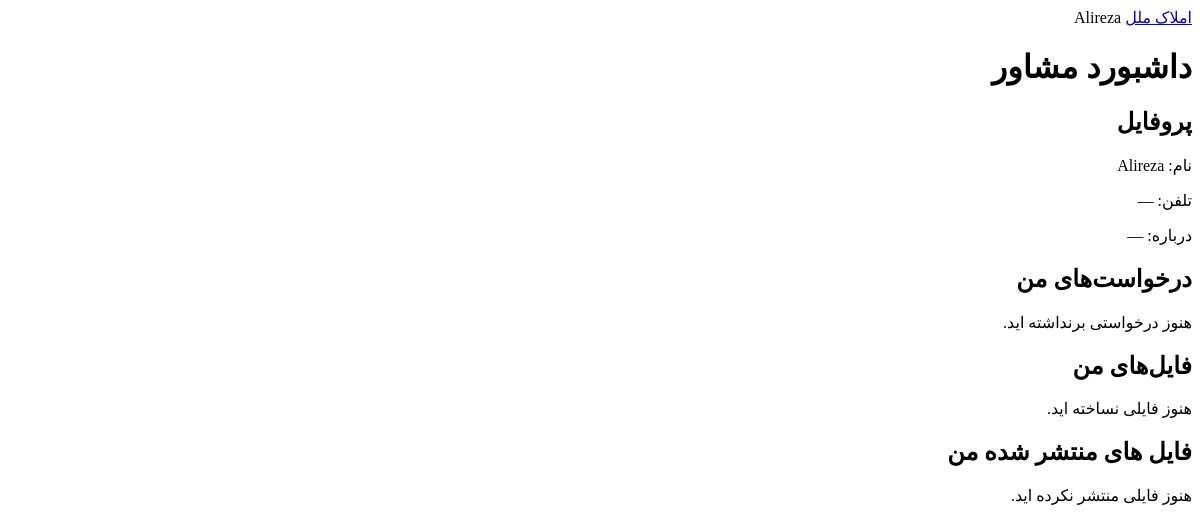
Page /consultants/dashboard/ (signed in) on the earlier database version.
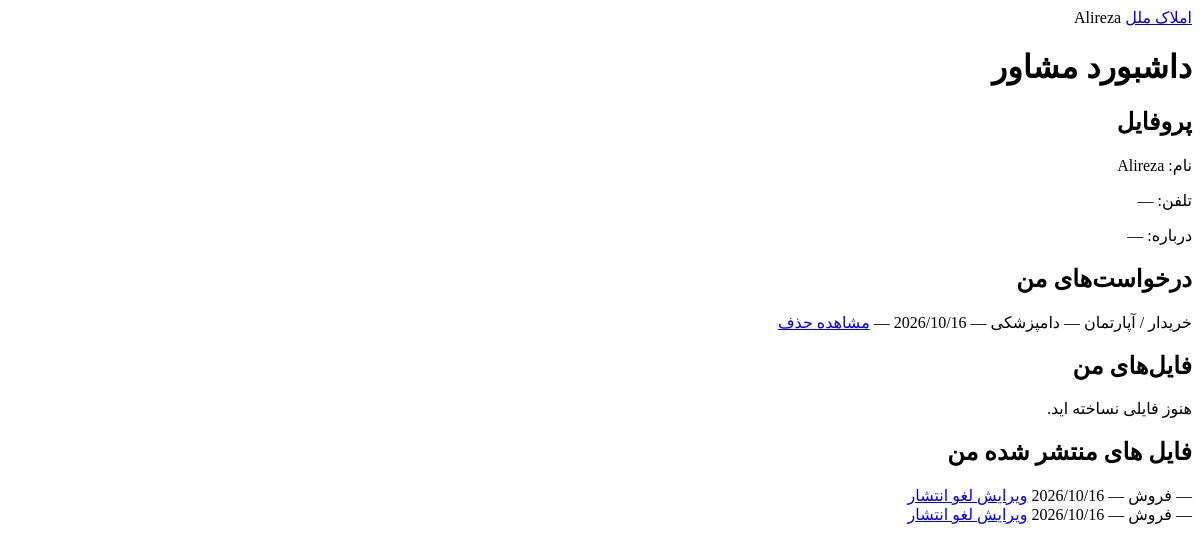
Same page on the later database version.
### consultants/models.py (models this page shows, shortened)
class ConsultantRequest(models.Model):
    consultant = models.ForeignKey(
        settings.AUTH_USER_MODEL,
        on_delete=models.CASCADE,
        related_name="taken_requests",
    )
    content_type = models.ForeignKey(ContentType, on_delete=models.CASCADE)
    object_id = models.PositiveIntegerField()
    request = GenericForeignKey("content_type", "object_id")
    taken_at = models.DateTimeField(auto_now_add=True)
    class Meta:
        unique_together = ("consultant", "content_type", "object_id")
        ordering = ["-taken_at"]

class Filing(models.Model):
    consultant = models.ForeignKey(
        settings.AUTH_USER_MODEL,
        on_delete=models.PROTECT,
        related_name="listings"
    )
    source_request_ct = models.ForeignKey(
        ContentType,
        on_delete=models.SET_NULL,
        null=True,
        blank=True
    )
    source_request_id = models.PositiveIntegerField(null=True, blank=True)
    source_request = GenericForeignKey("source_request_ct", "source_request_id")
    property_type = models.CharField(max_length=20, choices=PROPERTY_TYPE_CHOICES)
    listing_type = models.CharField(max_length=20, choices=LISTING_TYPE_CHOICES)
    district = models.ForeignKey(District, on_delete=models.PROTECT)
    address = models.CharField(max_length=200, blank=True)
    area = models.PositiveIntegerField()
    total_floors = models.PositiveSmallIntegerField(choices=TOTAL_FLOORS_CHOICES, null=True, blank=True)
    floor = models.SmallIntegerField(choices=FLOOR_CHOICES, null=True, blank=True)
    units_per_floor = models.PositiveSmallIntegerField(choices=UNITS_PER_FLOOR_CHOICES, null=True, blank=True)
    bedrooms = models.PositiveSmallIntegerField(choices=BEDROOM_CHOICES, null=True, blank=True)
    year_built = models.SmallIntegerField(choices=YEAR_BUILT_CHOICES, null=True, blank=True)
    occupancy_status = models.PositiveIntegerField(max_length=20, choices=OCCUPANCY_STATUS_CHOICES, blank=True)
    deed_status = models.PositiveIntegerField(max_length=20, choices=DEED_STATUS_CHOICES, blank=True)
    price = models.BigIntegerField(null=True, blank=True)
    exact_deposit = models.BigIntegerField(null=True, blank=True)
    exact_monthly_rent = models.BigIntegerField(null=True, blank=True)
    is_convertible = models.BooleanField(default=False)
    min_monthly_rent = models.BigIntegerField(null=True, blank=True)
    max_monthly_rent = models.BigIntegerField(null=True, blank=True)
    min_deposit = models.BigIntegerField(null=True, blank=True)
    max_deposit =models.BigIntegerField(null=True, blank=True)
    has_elevator = models.BooleanField(default=False)
    has_balcony = models.BooleanField(default=False)
    has_parking = models.BooleanField(default=False)
    has_storage = models.BooleanField(default=False)
    title = models.CharField(max_length=200)
    description = models.TextField(blank=True)
    picture_1 = models.ImageField(upload_to="media/apartment",blank=True)
    picture_2 = models.ImageField(upload_to="media/apartment", blank=True)
    picture_3 = models.ImageField(upload_to="media/apartment", blank=True)
    picture_4 = models.ImageField(upload_to="media/apartment", blank=True)
    picture_5 = models.ImageField(upload_to="media/apartment", blank=True)
    created_at = models.DateTimeField(auto_now_add=True)
    published_at = models.DateTimeField(null=True, blank=True)
    is_published = models.BooleanField(default=False)
    class Meta:
        ordering = ["-published_at", "-created_at"]

### filing_requests/models.py (models this page shows, shortened)
class BaseRequest(models.Model):
    user = models.ForeignKey(
        settings.AUTH_USER_MODEL,
        on_delete=models.CASCADE,
        related_name="%(class)s_requests"
    )
    user_type = models.CharField(max_length=10, choices=USER_TYPE_CHOICES)
    property_type = models.CharField(max_length=20, choices=PROPERTY_TYPE_CHOICES)
    district = models.ForeignKey(
        "District",
        on_delete=models.PROTECT
    )
    min_price = models.BigIntegerField(blank=True, null=True)
    max_price = models.BigIntegerField(blank=True, null=True)
    exact_price = models.BigIntegerField(blank=True, null=True)
    min_area = models.PositiveIntegerField(blank=True, null=True)
    max_area = models.PositiveIntegerField(blank=True, null=True)
    exact_area = models.PositiveIntegerField(blank=True, null=True)
    created_at = models.DateTimeField(auto_now_add=True)
    updated_at = models.DateTimeField(auto_now=True)
    class Meta:
        abstract = True

class BuyApartmentRequest(BaseRequest):
    bedrooms = models.PositiveSmallIntegerField(choices=BEDROOM_CHOICES, default=1)
    year_built = models.SmallIntegerField(choices=YEAR_BUILT_CHOICES, blank=True, default=1)
    has_elevator = models.BooleanField(default=False)
    has_parking = models.BooleanField(default=False)
    has_storage = models.BooleanField(default=False)
    has_balcony = models.BooleanField(default=False)

class District(models.Model):
    name = models.CharField(max_length=100, unique=True)
    class Meta:
        ordering = ["name"]

### consultants/views.py (the view)
# urls.py: path("dashboard/", views.dashboard, name="dashboard"),
@login_required
@consultant_required
def dashboard(request):
    taken_requests = ConsultantRequest.objects.filter(
        consultant=request.user,
    ).select_related("content_type")
    draft_filings = Filing.objects.filter(
        consultant=request.user,
        is_published=False
    ).order_by("-created_at")
    published_filings = Filing.objects.filter(
        consultant=request.user,
        is_published=True
    ).order_by("-created_at")
    return render(request, "dashboard.html", {
        "takes":taken_requests,
        "draft_filings":draft_filings,
        "published_filings":published_filings
    })

### accounts/permissions.py (called while the page is built)
def is_consultant(user):
    if not user or not user.is_authenticated:
        return False
    return bool(getattr(user, "is_consultant", False))

def consultant_required(view_function):
    @wraps(view_function)
    def wrapper(request, *args, **kwargs):
        if not is_consultant(request.user):
            return PermissionDenied
        return view_function(request ,*args, **kwargs)
    return wrapper

### consultants/templates/dashboard.html (shortened to what this page needs)
{% extends "base.html" %}
{% block page_title %}داشبورد مشاور{% endblock %}
{% block content %}
    <h2>پروفایل</h2>
    <p>نام: {{ user.get_full_name|default:user.username }}</p>
    <p>تلفن: {{ user.phone_number|default:"—" }}</p>
    <p>درباره: {{ user.bio|default:"—" }}</p>
    <h2>درخواست‌های من</h2>
    {% for take in takes %}
        <div>
            {{ take.request.get_user_type_display }} /
            {{ take.request.get_property_type_display }} —
            {{ take.request.district.name }} —
            {{ take.taken_at|date:"Y/m/d" }} —
            <a href="{% url 'consultants:request_detail' take.content_type.id take.object_id %}">
                مشاهده
            </a>
            <a href="{% url 'consultants:delete_request' take.content_type.id take.object_id %}">
                حذف
            </a>
        </div>
    {% empty %}
        <p>هنوز درخواستی برنداشته اید.</p>
    {% endfor %}
    <h2>فایل‌های من</h2>
    {% for filing in draft_filings %}
        <div>
            {{ filing.title }} —
            {{ filing.get_listing_type_display }} —
            {{ filing.created_at|date:"Y/m/d" }}
            <a href="{% url 'consultants:filing_edit' filing.pk %}">
                ویرایش
            </a>
            <a href="{% url 'consultants:delete_filing' filing.pk %}">
                حذف
            </a>
            <a href="{% url 'consultants:publish_filing' filing.pk %}">
                انتشار
            </a>
        </div>
    {% empty %}
        <p>هنوز فایلی نساخته اید.</p>
    {% endfor %}
    <h2> فایل های منتشر شده من </h2>
    {% for filing in published_filings %}
        <div>
            {{ filing.title }} —
            {{ filing.get_listing_type_display }} —
            {{ filing.created_at|date:"Y/m/d" }}
            <a href="{% url 'consultants:filing_edit' filing.pk %}">
                ویرایش
            </a>
            <a href="{% url 'consultants:unpublish_filing' filing.pk %}">
                لغو انتشار
            </a>
        </div>
    {% empty %}
        <p> هنوز فایلی منتشر نکرده اید. </p>
    {% endfor %}
{% endblock %}

Differences in the rows shown:
added ConsultantRequest: request.user_type "خریدار", request.property_type "آپارتمان", request.district.name "دامپزشکی", taken_at "2026/10/16"
added Filing: listing_type "فروش", created_at "2026/10/16"
added Filing: listing_type "فروش", created_at "2026/10/16"
Other differences:
text no longer shown: "هنوز درخواستی برنداشته اید. هنوز فایلی منتشر نکرده اید."
